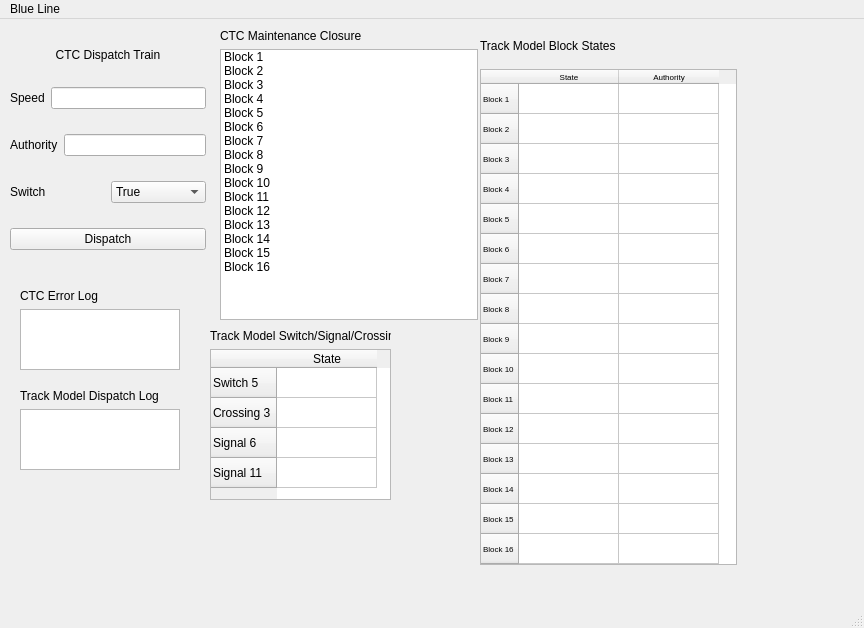
<?xml version="1.0" encoding="UTF-8"?>
<ui version="4.0">
 <class>MainWindow</class>
 <widget class="QMainWindow" name="MainWindow">
  <property name="geometry">
   <rect>
    <x>0</x>
    <y>0</y>
    <width>864</width>
    <height>628</height>
   </rect>
  </property>
  <property name="sizePolicy">
   <sizepolicy hsizetype="MinimumExpanding" vsizetype="MinimumExpanding">
    <horstretch>0</horstretch>
    <verstretch>0</verstretch>
   </sizepolicy>
  </property>
  <property name="windowTitle">
   <string>MainWindow</string>
  </property>
  <widget class="QWidget" name="centralwidget">
   <widget class="QWidget" name="verticalLayoutWidget">
    <property name="geometry">
     <rect>
      <x>10</x>
      <y>10</y>
      <width>196</width>
      <height>241</height>
     </rect>
    </property>
    <layout class="QVBoxLayout" name="ctc_dispatch">
     <item>
      <widget class="QLabel" name="label">
       <property name="enabled">
        <bool>true</bool>
       </property>
       <property name="sizePolicy">
        <sizepolicy hsizetype="Preferred" vsizetype="Fixed">
         <horstretch>0</horstretch>
         <verstretch>0</verstretch>
        </sizepolicy>
       </property>
       <property name="text">
        <string>CTC Dispatch Train</string>
       </property>
       <property name="alignment">
        <set>Qt::AlignCenter</set>
       </property>
      </widget>
     </item>
     <item>
      <layout class="QHBoxLayout" name="speed">
       <item>
        <widget class="QLabel" name="label_2">
         <property name="text">
          <string>Speed</string>
         </property>
        </widget>
       </item>
       <item>
        <widget class="QLineEdit" name="lineEdit"/>
       </item>
      </layout>
     </item>
     <item>
      <layout class="QHBoxLayout" name="auth">
       <item>
        <widget class="QLabel" name="label_3">
         <property name="text">
          <string>Authority</string>
         </property>
        </widget>
       </item>
       <item>
        <widget class="QLineEdit" name="lineEdit_2"/>
       </item>
      </layout>
     </item>
     <item>
      <layout class="QHBoxLayout" name="switch_bool">
       <item>
        <widget class="QLabel" name="label_4">
         <property name="text">
          <string>Switch</string>
         </property>
        </widget>
       </item>
       <item>
        <widget class="QComboBox" name="comboBox">
         <item>
          <property name="text">
           <string>True</string>
          </property>
         </item>
         <item>
          <property name="text">
           <string>False</string>
          </property>
         </item>
        </widget>
       </item>
      </layout>
     </item>
     <item>
      <widget class="QPushButton" name="pushButton">
       <property name="text">
        <string>Dispatch</string>
       </property>
      </widget>
     </item>
    </layout>
   </widget>
   <widget class="QWidget" name="verticalLayoutWidget_2">
    <property name="geometry">
     <rect>
      <x>220</x>
      <y>10</y>
      <width>258</width>
      <height>291</height>
     </rect>
    </property>
    <layout class="QVBoxLayout" name="Maintenance">
     <item>
      <widget class="QLabel" name="label_5">
       <property name="text">
        <string>CTC Maintenance Closure</string>
       </property>
      </widget>
     </item>
     <item>
      <widget class="QListWidget" name="listWidget">
       <item>
        <property name="text">
         <string>Block 1</string>
        </property>
        <property name="checkState">
         <enum>Unchecked</enum>
        </property>
       </item>
       <item>
        <property name="text">
         <string>Block 2</string>
        </property>
        <property name="checkState">
         <enum>Unchecked</enum>
        </property>
       </item>
       <item>
        <property name="text">
         <string>Block 3</string>
        </property>
        <property name="checkState">
         <enum>Unchecked</enum>
        </property>
        <property name="flags">
         <set>ItemIsSelectable|ItemIsDragEnabled|ItemIsEnabled</set>
        </property>
       </item>
       <item>
        <property name="text">
         <string>Block 4</string>
        </property>
        <property name="checkState">
         <enum>Unchecked</enum>
        </property>
       </item>
       <item>
        <property name="text">
         <string>Block 5</string>
        </property>
        <property name="checkState">
         <enum>Unchecked</enum>
        </property>
       </item>
       <item>
        <property name="text">
         <string>Block 6</string>
        </property>
        <property name="checkState">
         <enum>Unchecked</enum>
        </property>
       </item>
       <item>
        <property name="text">
         <string>Block 7</string>
        </property>
        <property name="checkState">
         <enum>Unchecked</enum>
        </property>
       </item>
       <item>
        <property name="text">
         <string>Block 8</string>
        </property>
        <property name="checkState">
         <enum>Unchecked</enum>
        </property>
       </item>
       <item>
        <property name="text">
         <string>Block 9</string>
        </property>
        <property name="checkState">
         <enum>Unchecked</enum>
        </property>
       </item>
       <item>
        <property name="text">
         <string>Block 10</string>
        </property>
        <property name="checkState">
         <enum>Unchecked</enum>
        </property>
       </item>
       <item>
        <property name="text">
         <string>Block 11</string>
        </property>
        <property name="checkState">
         <enum>Unchecked</enum>
        </property>
       </item>
       <item>
        <property name="text">
         <string>Block 12</string>
        </property>
        <property name="checkState">
         <enum>Unchecked</enum>
        </property>
       </item>
       <item>
        <property name="text">
         <string>Block 13</string>
        </property>
        <property name="checkState">
         <enum>Unchecked</enum>
        </property>
       </item>
       <item>
        <property name="text">
         <string>Block 14</string>
        </property>
        <property name="checkState">
         <enum>Unchecked</enum>
        </property>
       </item>
       <item>
        <property name="text">
         <string>Block 15</string>
        </property>
        <property name="checkState">
         <enum>Unchecked</enum>
        </property>
       </item>
       <item>
        <property name="text">
         <string>Block 16</string>
        </property>
        <property name="checkState">
         <enum>Unchecked</enum>
        </property>
       </item>
      </widget>
     </item>
    </layout>
   </widget>
   <widget class="QWidget" name="verticalLayoutWidget_3">
    <property name="geometry">
     <rect>
      <x>480</x>
      <y>10</y>
      <width>257</width>
      <height>536</height>
     </rect>
    </property>
    <layout class="QVBoxLayout" name="BlockTable">
     <item>
      <widget class="QLabel" name="label_6">
       <property name="text">
        <string>Track Model Block States</string>
       </property>
      </widget>
     </item>
     <item>
      <widget class="QTableWidget" name="tableWidget">
       <property name="sizePolicy">
        <sizepolicy hsizetype="Minimum" vsizetype="Minimum">
         <horstretch>0</horstretch>
         <verstretch>0</verstretch>
        </sizepolicy>
       </property>
       <property name="verticalScrollBarPolicy">
        <enum>Qt::ScrollBarAsNeeded</enum>
       </property>
       <property name="horizontalScrollBarPolicy">
        <enum>Qt::ScrollBarAlwaysOff</enum>
       </property>
       <property name="sizeAdjustPolicy">
        <enum>QAbstractScrollArea::AdjustToContents</enum>
       </property>
       <property name="showGrid">
        <bool>true</bool>
       </property>
       <property name="sortingEnabled">
        <bool>false</bool>
       </property>
       <property name="cornerButtonEnabled">
        <bool>true</bool>
       </property>
       <attribute name="horizontalHeaderCascadingSectionResizes">
        <bool>false</bool>
       </attribute>
       <row>
        <property name="text">
         <string>Block 1</string>
        </property>
        <property name="font">
         <font>
          <pointsize>6</pointsize>
         </font>
        </property>
       </row>
       <row>
        <property name="text">
         <string>Block 2</string>
        </property>
        <property name="font">
         <font>
          <pointsize>6</pointsize>
         </font>
        </property>
       </row>
       <row>
        <property name="text">
         <string>Block 3</string>
        </property>
        <property name="font">
         <font>
          <pointsize>6</pointsize>
         </font>
        </property>
       </row>
       <row>
        <property name="text">
         <string>Block 4</string>
        </property>
        <property name="font">
         <font>
          <pointsize>6</pointsize>
         </font>
        </property>
       </row>
       <row>
        <property name="text">
         <string>Block 5</string>
        </property>
        <property name="font">
         <font>
          <pointsize>6</pointsize>
         </font>
        </property>
       </row>
       <row>
        <property name="text">
         <string>Block 6</string>
        </property>
        <property name="font">
         <font>
          <pointsize>6</pointsize>
         </font>
        </property>
       </row>
       <row>
        <property name="text">
         <string>Block 7</string>
        </property>
        <property name="font">
         <font>
          <pointsize>6</pointsize>
         </font>
        </property>
       </row>
       <row>
        <property name="text">
         <string>Block 8</string>
        </property>
        <property name="font">
         <font>
          <pointsize>6</pointsize>
         </font>
        </property>
       </row>
       <row>
        <property name="text">
         <string>Block 9</string>
        </property>
        <property name="font">
         <font>
          <pointsize>6</pointsize>
         </font>
        </property>
       </row>
       <row>
        <property name="text">
         <string>Block 10</string>
        </property>
        <property name="font">
         <font>
          <pointsize>6</pointsize>
         </font>
        </property>
       </row>
       <row>
        <property name="text">
         <string>Block 11</string>
        </property>
        <property name="font">
         <font>
          <pointsize>6</pointsize>
         </font>
        </property>
       </row>
       <row>
        <property name="text">
         <string>Block 12</string>
        </property>
        <property name="font">
         <font>
          <pointsize>6</pointsize>
         </font>
        </property>
       </row>
       <row>
        <property name="text">
         <string>Block 13</string>
        </property>
        <property name="font">
         <font>
          <pointsize>6</pointsize>
         </font>
        </property>
       </row>
       <row>
        <property name="text">
         <string>Block 14</string>
        </property>
        <property name="font">
         <font>
          <pointsize>6</pointsize>
         </font>
        </property>
       </row>
       <row>
        <property name="text">
         <string>Block 15</string>
        </property>
        <property name="font">
         <font>
          <pointsize>6</pointsize>
         </font>
        </property>
       </row>
       <row>
        <property name="text">
         <string>Block 16</string>
        </property>
        <property name="font">
         <font>
          <pointsize>6</pointsize>
         </font>
        </property>
       </row>
       <column>
        <property name="text">
         <string>State</string>
        </property>
        <property name="font">
         <font>
          <pointsize>6</pointsize>
         </font>
        </property>
       </column>
       <column>
        <property name="text">
         <string>Authority</string>
        </property>
        <property name="font">
         <font>
          <pointsize>6</pointsize>
         </font>
        </property>
       </column>
      </widget>
     </item>
    </layout>
   </widget>
   <widget class="QWidget" name="verticalLayoutWidget_4">
    <property name="geometry">
     <rect>
      <x>20</x>
      <y>270</y>
      <width>160</width>
      <height>81</height>
     </rect>
    </property>
    <layout class="QVBoxLayout" name="ctc_log">
     <item>
      <widget class="QLabel" name="label_7">
       <property name="text">
        <string>CTC Error Log</string>
       </property>
      </widget>
     </item>
     <item>
      <widget class="QTextBrowser" name="textBrowser"/>
     </item>
    </layout>
   </widget>
   <widget class="QWidget" name="verticalLayoutWidget_5">
    <property name="geometry">
     <rect>
      <x>20</x>
      <y>370</y>
      <width>160</width>
      <height>81</height>
     </rect>
    </property>
    <layout class="QVBoxLayout" name="tm_log">
     <item>
      <widget class="QLabel" name="label_8">
       <property name="text">
        <string>Track Model Dispatch Log</string>
       </property>
      </widget>
     </item>
     <item>
      <widget class="QTextBrowser" name="textBrowser_2"/>
     </item>
    </layout>
   </widget>
   <widget class="QWidget" name="verticalLayoutWidget_6">
    <property name="geometry">
     <rect>
      <x>210</x>
      <y>310</y>
      <width>181</width>
      <height>171</height>
     </rect>
    </property>
    <layout class="QVBoxLayout" name="track_state">
     <item>
      <widget class="QLabel" name="label_9">
       <property name="text">
        <string>Track Model Switch/Signal/Crossings</string>
       </property>
      </widget>
     </item>
     <item>
      <widget class="QTableWidget" name="tableWidget_2">
       <row>
        <property name="text">
         <string>Switch 5</string>
        </property>
       </row>
       <row>
        <property name="text">
         <string>Crossing 3</string>
        </property>
       </row>
       <row>
        <property name="text">
         <string>Signal 6</string>
        </property>
       </row>
       <row>
        <property name="text">
         <string>Signal 11</string>
        </property>
       </row>
       <column>
        <property name="text">
         <string>State</string>
        </property>
       </column>
      </widget>
     </item>
    </layout>
   </widget>
  </widget>
  <widget class="QMenuBar" name="menubar">
   <property name="geometry">
    <rect>
     <x>0</x>
     <y>0</y>
     <width>864</width>
     <height>22</height>
    </rect>
   </property>
   <widget class="QMenu" name="menuBlue_Line">
    <property name="title">
     <string>Blue Line</string>
    </property>
   </widget>
   <addaction name="menuBlue_Line"/>
  </widget>
  <widget class="QStatusBar" name="statusbar"/>
 </widget>
 <resources/>
 <connections/>
</ui>
